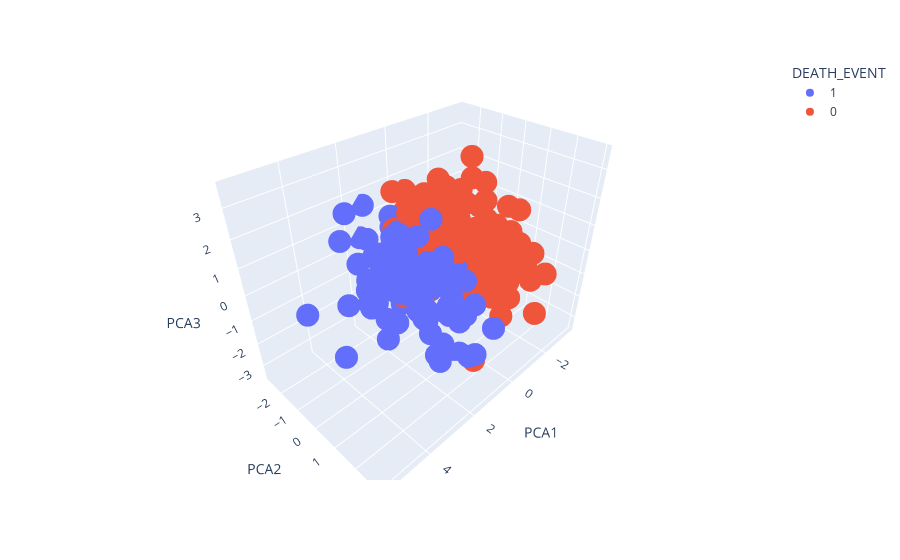

The notebook cell saved with this chart:
### Code cell
fig = px.scatter_3d(res, x='PCA1', y='PCA2', z='PCA3', color='DEATH_EVENT')
fig.show()
